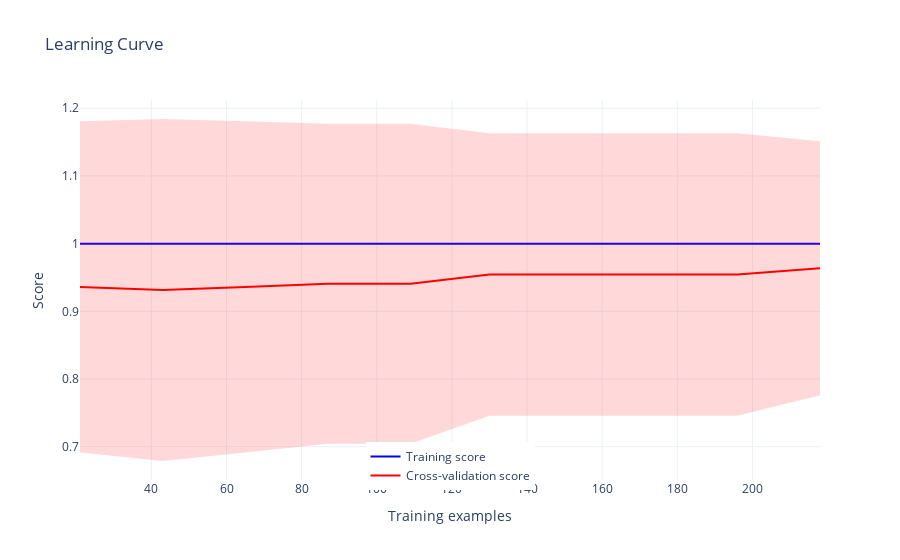

Write notebook code for a chart like this one.
### Code cell
# Plot confusion matrix
grouped_cv.plotter.plot_confusion_matrix(result.confusion_matrices, result.class_labels)

# Plot learning curve
grouped_cv.plotter.plot_learning_curve(result.train_sizes, result.train_mean, result.train_std, result.test_mean, result.test_std)

### Figure 1 — Plotly figure (JSON) as saved in the notebook; plotly's stock layout.template omitted (floating-point values rounded to 4 significant figures)
{"data": [{"line": {"color": "blue"}, "mode": "lines", "name": "Training score", "type": "scatter", "x": [21, 43, 65, 87, 109, 130, 152, 174, 196, 218], "y": [1.0, 1.0, 1.0, 1.0, 1.0, 1.0, 1.0, 1.0, 1.0, 1.0]}, {"fill": "toself", "fillcolor": "rgba(0, 0, 255, 0.15)", "line": {"color": "rgba(255,255,255,0)"}, "showlegend": false, "type": "scatter", "x": [21, 43, 65, 87, 109, 130, 152, 174, 196, 218, 218, 196, 174, 152, 130, 109, 87, 65, 43, 21], "y": [1.0, 1.0, 1.0, 1.0, 1.0, 1.0, 1.0, 1.0, 1.0, 1.0, 1.0, 1.0, 1.0, 1.0, 1.0, 1.0, 1.0, 1.0, 1.0, 1.0]}, {"line": {"color": "red"}, "mode": "lines", "name": "Cross-validation score", "type": "scatter", "x": [21, 43, 65, 87, 109, 130, 152, 174, 196, 218], "y": [0.9361, 0.9315, 0.9361, 0.9406, 0.9406, 0.9543, 0.9543, 0.9543, 0.9543, 0.9635]}, {"fill": "toself", "fillcolor": "rgba(255, 0, 0, 0.15)", "line": {"color": "rgba(255,255,255,0)"}, "showlegend": false, "type": "scatter", "x": [21, 43, 65, 87, 109, 130, 152, 174, 196, 218, 218, 196, 174, 152, 130, 109, 87, 65, 43, 21], "y": [1.181, 1.184, 1.181, 1.177, 1.177, 1.163, 1.163, 1.163, 1.163, 1.151, 0.7759, 0.7456, 0.7456, 0.7456, 0.7456, 0.7043, 0.7043, 0.6915, 0.6789, 0.6915]}], "layout": {"legend": {"x": 0.5, "xanchor": "center", "y": 0.1, "yanchor": "top"}, "title": {"text": "Learning Curve"}, "xaxis": {"title": {"text": "Training examples"}}, "yaxis": {"title": {"text": "Score"}}}}
